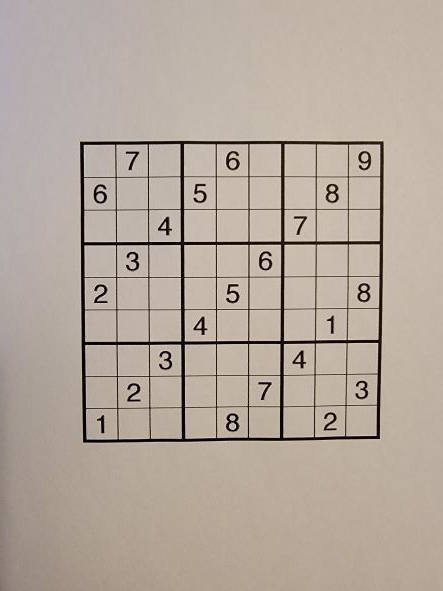
#> input picture Actividades/Actividad_03/Sudoku_Small.jpg, 443 x 591 px
$ python L03_01_Hough_Transform_activity_03.py
#> lines starting #> are read from the running program, lines starting #| are printed output that depends on the picture; after the words box and inside, x2 and y2 are one past the last pixel; in counts of white or black regions, pixels touching at a corner belong together
import numpy as np
import cv2 as cv

img = cv.imread('Actividades/Actividad_03/Sudoku_Small.jpg')
#> img is the input picture: shape (591, 443, 3); mean B, G, R 156.9, 168.3, 180.7
gray_img = cv.cvtColor(img, cv.COLOR_BGR2GRAY)
edges = cv.Canny(gray_img, 50, 100)
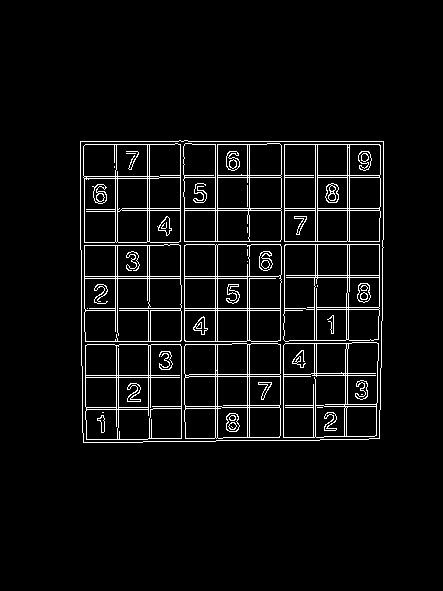
#> edges: shape (591, 443); 5% white in thin lines or dots, all inside (x1, y1, x2, y2) = (80, 140, 384, 443)
cv.imshow('Canny', edges)
# cv.waitKey()

minLineLength = 700
maxLineGap = 13
lines = cv.HoughLinesP(edges, 1, np.pi / 180, 25, minLineLength, maxLineGap)
#> lines = 236 rows, first 6: [122, 208, 180, 208], [184, 310, 280, 310], [217, 341, 217, 311], [192, 144, 215, 144], [347, 292, 347, 244], [249, 208, 249, 144]
print(lines.shape)
#| (236, 1, 4)
for i in range(lines.shape[0]):
    cv.line(img, (lines[i, 0, 0], lines[i, 0, 1]),
            (lines[i, 0, 2], lines[i, 0, 3]),
            (0, 0, 255), 2)
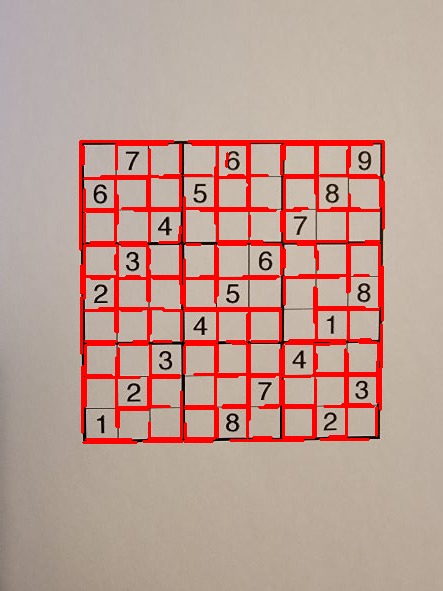
#> img: shape (591, 443, 3); 8.53% of pixels changed, all inside (x1, y1, x2, y2) = (79, 140, 385, 444)

cv.imshow('Hough', img)
cv.waitKey()

cv.destroyAllWindows()
cv.imwrite('houghlines.jpg', img)

$ run again, with Actividades/Actividad_03/20210515_175305.jpg copied over Actividades/Actividad_03/Sudoku_Small.jpg
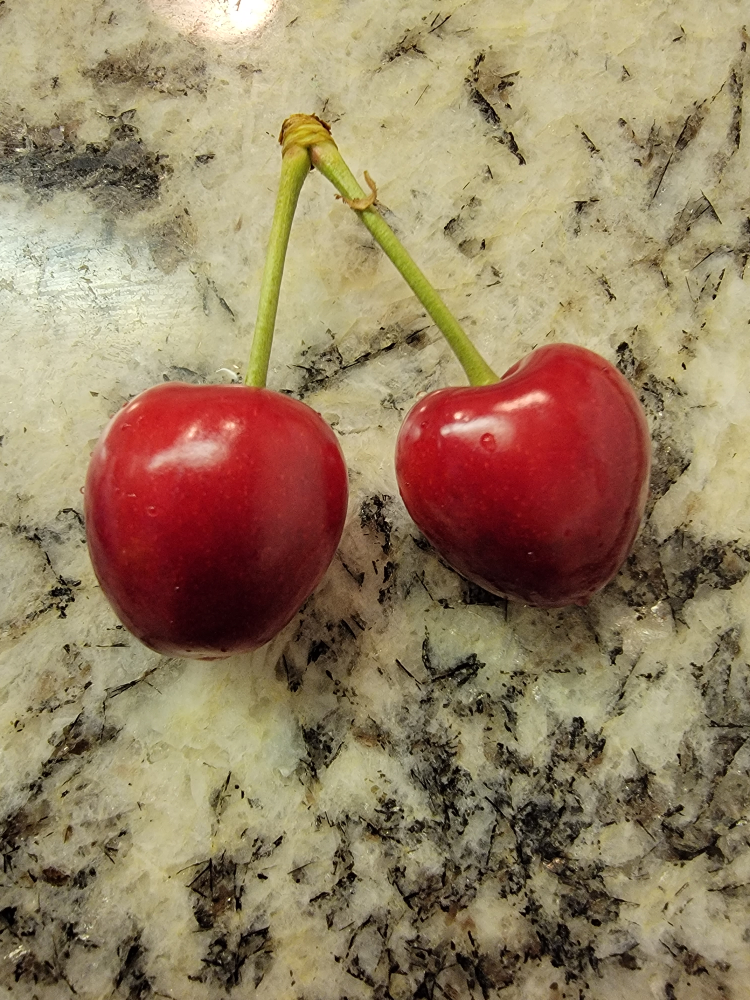
#> input picture Actividades/Actividad_03/20210515_175305.jpg, 3000 x 4000 px (shown at 1/4 size)
#> img is the input picture: shape (4000, 3000, 3); mean B, G, R 98.7, 128.7, 150.4
#> `gray_img = cv.cvtColor(img, cv.COLOR_BGR2GRAY)`:
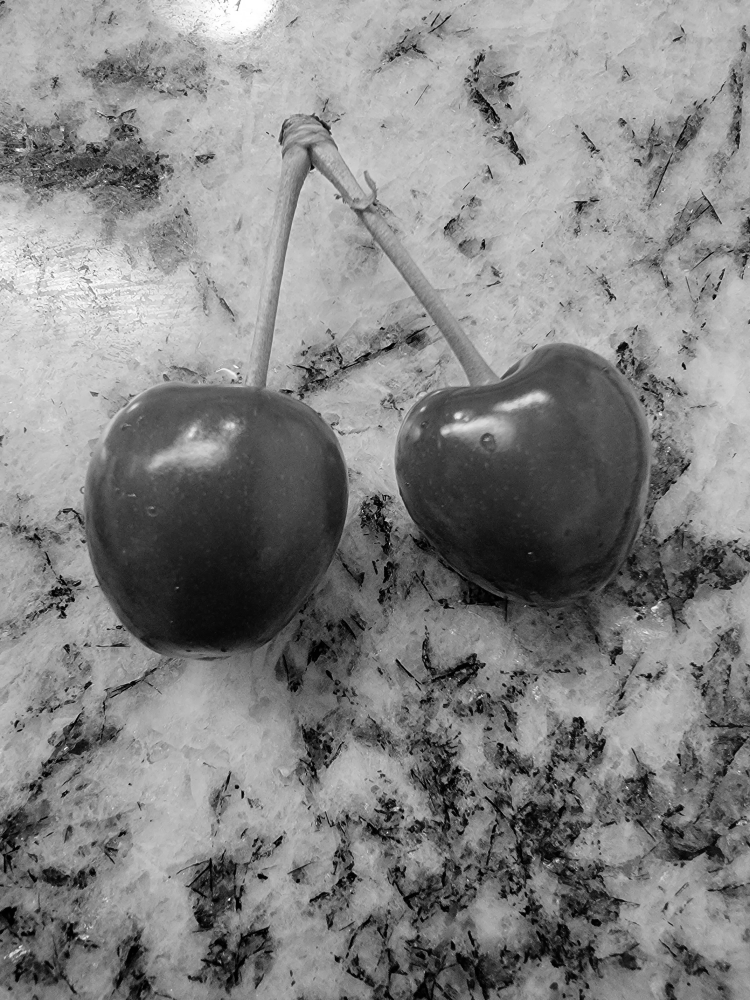
#> gray_img: shape (4000, 3000) (shown at 1/4 size); min 0, max 255, mean 131.8
#> `edges = cv.Canny(gray_img, 50, 100)`:
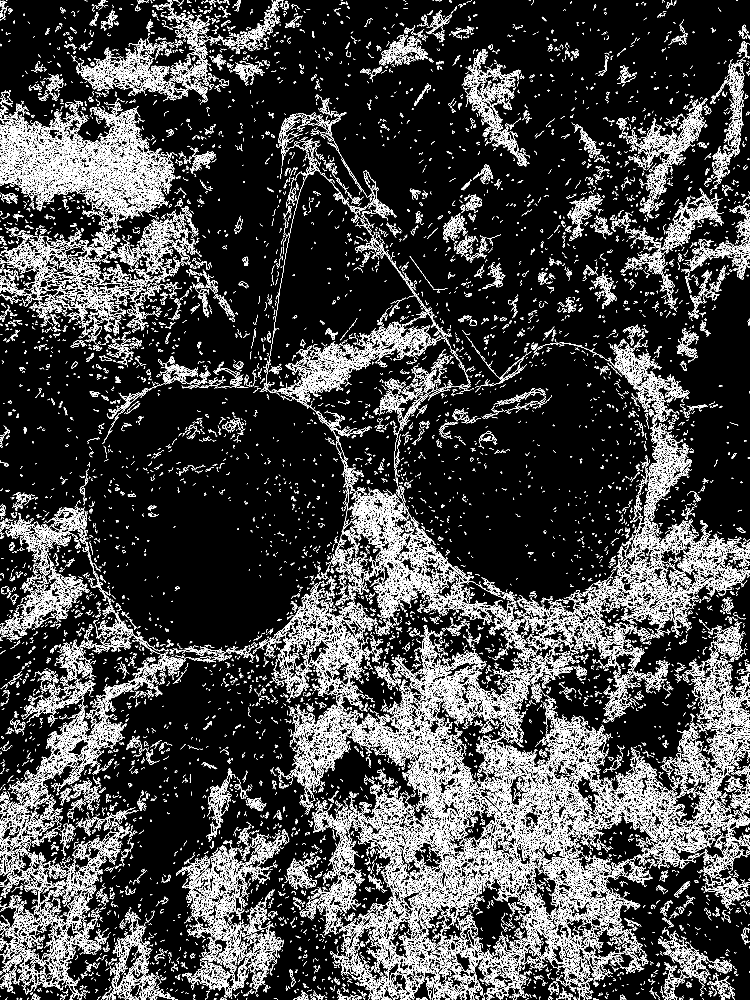
#> edges: shape (4000, 3000) (shown at 1/4 size); 9.1% white in thin lines or dots
#> lines = 59 rows, first 6: [842, 1152, 852, 1165], [1716, 2938, 1726, 2953], [1395, 2289, 1411, 2310], [788, 3462, 802, 3457], [387, 999, 401, 1013], [100, 878, 112, 891]
#| (59, 1, 4)
